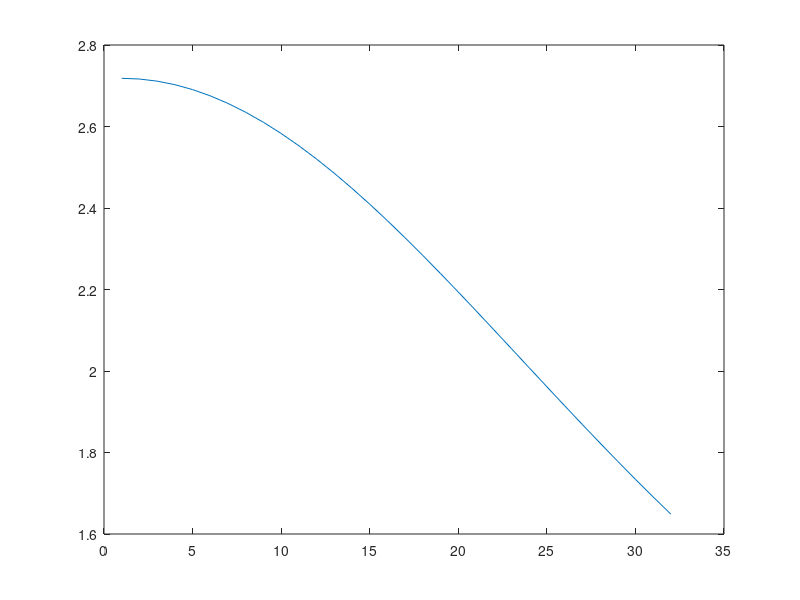
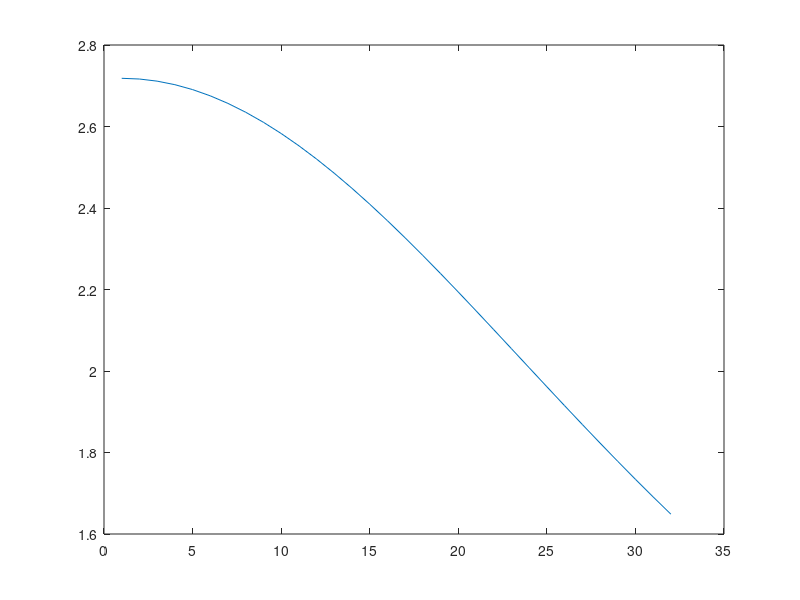

The MATLAB script that drew these images, in order:
N=32;
M=32;
intEnd = pi./4;
b = pi; %ensure b-periodicity
xj = linspace(0,intEnd,N);
yj = exp(cos(xj).^2);

%construct A
A = zeros(N,2.*M+1);
for i=1:N
    for j=1:2.*M+1
       if j>M+1
          A(i,j) = sin((j-M-1).*2.*pi.*xj(i)/b);
       elseif j==1
          A(i,j) = 0.5;
       else
          A(i,j) = cos((j-1).*2.*pi.*xj(i)/b);
       end
    end
end

[U,S,V] = svd(A);
s = diag(S);
tol = max(size(A)) * eps(norm(s,inf));
r1 = sum(s > tol)+1;
V(:,r1:end) = [];
U(:,r1:end) = [];
s(r1:end) = [];
s = 1./s(:);
s = diag(s);
c = (V*s)*U'*yj';

fp = A*c;
figure
plot(fp)
figure
plot(yj)